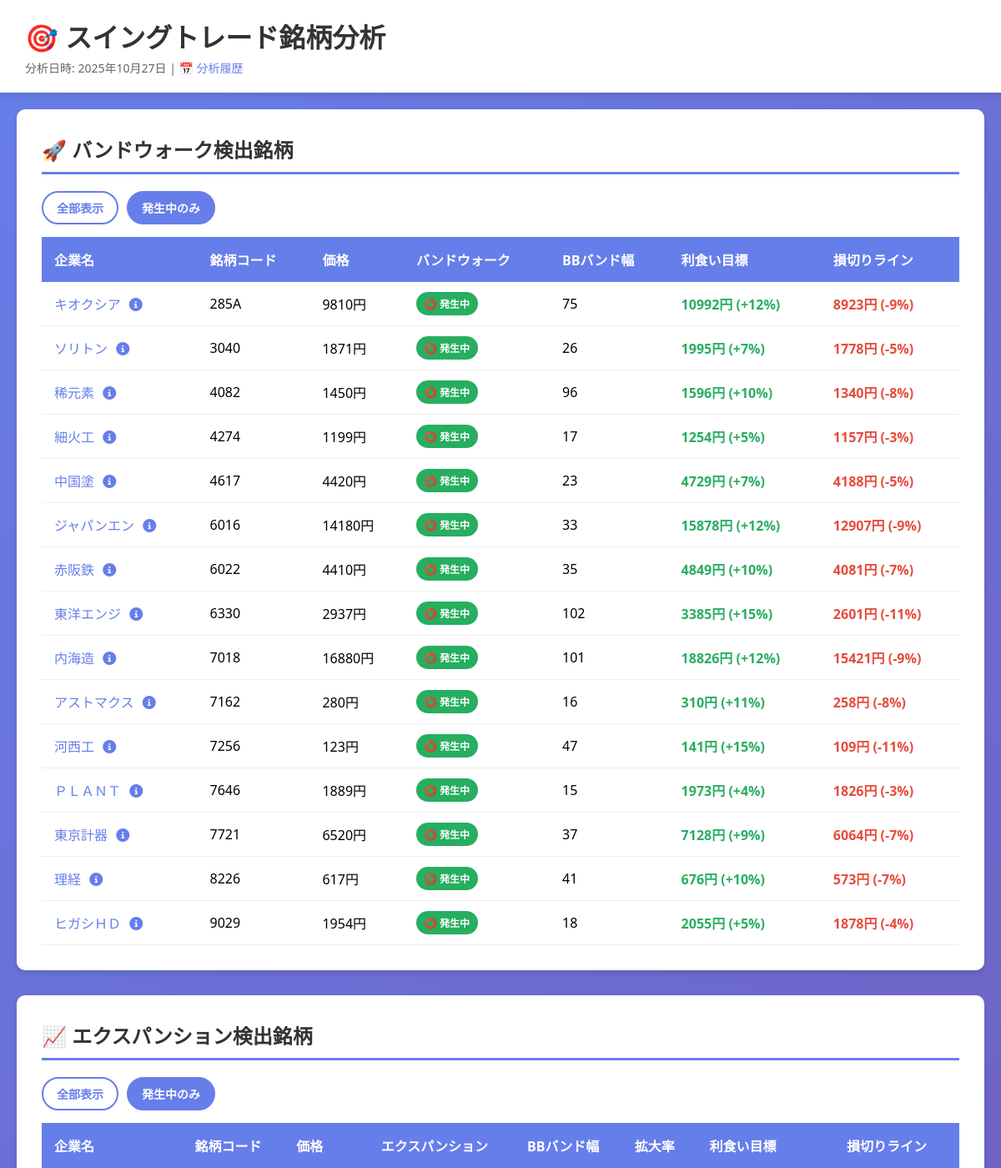
The app's page /report.php (upper part) with its own data.
### tables this page shows
CREATE TABLE bandwalk_results (
					id INTEGER PRIMARY KEY AUTOINCREMENT,
					analysis_date TEXT NOT NULL,
					code TEXT NOT NULL,
					is_bandwalk INTEGER NOT NULL,
					price REAL NOT NULL,
					bb_width REAL NOT NULL,
					profit_target REAL,
					stop_loss REAL,
					created_at TIMESTAMP DEFAULT CURRENT_TIMESTAMP,
					FOREIGN KEY (code) REFERENCES companies(code),
					UNIQUE(analysis_date, code)
				);

CREATE TABLE companies (
					code TEXT PRIMARY KEY,
					name TEXT NOT NULL
				);

### report.php (the view, shortened to what this page needs)
<?php
$db_path = __DIR__ . '/stock_analysis.db';
try {
	$pdo = new PDO('sqlite:' . $db_path);
	$pdo->setAttribute(PDO::ATTR_ERRMODE, PDO::ERRMODE_EXCEPTION);
} catch (PDOException $e) {
	die('データベース接続エラー: ' . $e->getMessage());
}
$analysis_date = isset($_GET['date']) ? $_GET['date'] : date('Y-m-d');
$stmt = $pdo->prepare('
	SELECT br.*, c.name as company_name
	FROM bandwalk_results br
	LEFT JOIN companies c ON br.code = c.code
	WHERE br.analysis_date = ?
	ORDER BY br.code
');
$stmt->execute([$analysis_date]);
$bandwalk_results = $stmt->fetchAll(PDO::FETCH_ASSOC);
$stmt = $pdo->prepare('
	SELECT er.*, c.name as company_name
	FROM expansion_results er
	LEFT JOIN companies c ON er.code = c.code
	WHERE er.analysis_date = ?
	ORDER BY er.code
');
$stmt->execute([$analysis_date]);
$expansion_results = $stmt->fetchAll(PDO::FETCH_ASSOC);
$date_obj = DateTime::createFromFormat('Y-m-d', $analysis_date);
$today = $date_obj->format('Y年m月d日');
function format_price($price) {
	return (int)round($price) . '円';
}
function format_percentage($current_price, $target_price) {
	$percentage = (($target_price - $current_price) / $current_price) * 100;
	$price_str = format_price($target_price);
	return $price_str . ' (' . sprintf('%+d', (int)round($percentage)) . '%)';
}
?>
<!DOCTYPE html>
<html lang="ja">
<head>
	<link rel="stylesheet" href="https://cdnjs.cloudflare.com/ajax/libs/font-awesome/6.5.0/css/all.min.css">
</head>
<body>
	<div class="header">
		<h1>🎯 スイングトレード銘柄分析</h1>
		<p>分析日時: <?php echo htmlspecialchars($today); ?> | <a href="index.php">📅 分析履歴</a></p>
	</div>
	<div class="content">
		<div class="container">
			<?php if (count($bandwalk_results) > 0): ?>
				<div class="section">
					<h2>🚀 バンドウォーク検出銘柄</h2>
					<div style="margin-bottom: 15px; display: flex; gap: 10px;">
						<button class="filter-btn" onclick="filterBandwalk('all', this)">全部表示</button>
						<button class="filter-btn active" onclick="filterBandwalk('active', this)">発生中のみ</button>
					</div>
					<table id="bandwalk-table">
						<thead>
							<tr>
								<th>企業名</th>
								<th>銘柄コード</th>
								<th>価格</th>
								<th>バンドウォーク</th>
								<th>BBバンド幅</th>
								<th>利食い目標</th>
								<th>損切りライン</th>
							</tr>
						</thead>
						<tbody>
							<?php foreach ($bandwalk_results as $row): ?>
								<?php $is_bandwalk = $row['is_bandwalk'] ? true : false; ?>
								<tr class="bandwalk-row" data-bandwalk="<?php echo $is_bandwalk ? 'active' : 'inactive'; ?>">
									<td>
										<a href="https://kabutan.jp/stock/chart?code=<?php echo htmlspecialchars($row['code']); ?>" target="_blank">
											<?php echo htmlspecialchars($row['company_name']); ?>
										</a>
										<a href="comp.php?code=<?php echo htmlspecialchars($row['code']); ?>" target="_blank" title="詳細を見る">
											<i class="fa-solid fa-circle-info detail-icon"></i>
										</a>
									</td>
									<td><?php echo htmlspecialchars($row['code']); ?></td>
									<td><?php echo format_price($row['price']); ?></td>
									<td><span class="badge <?php echo $is_bandwalk ? 'badge-yes' : 'badge-no'; ?>"><?php echo $is_bandwalk ? '⭕ 発生中' : '❌ なし'; ?></span></td>
									<td><?php echo (int)$row['bb_width']; ?></td>
									<td style="color: #27ae60; font-weight: bold;"><?php echo format_percentage($row['price'], $row['profit_target']); ?></td>
									<td style="color: #e74c3c; font-weight: bold;"><?php echo format_percentage($row['price'], $row['stop_loss']); ?></td>
								</tr>
							<?php endforeach; ?>
						</tbody>
					</table>
				</div>
			<?php endif; ?>
			<?php if (count($expansion_results) > 0): ?>
				<div class="section">
					<h2>📈 エクスパンション検出銘柄</h2>
					<div style="margin-bottom: 15px; display: flex; gap: 10px;">
						<button class="filter-btn" onclick="filterExpansion('all', this)">全部表示</button>
						<button class="filter-btn active" onclick="filterExpansion('active', this)">発生中のみ</button>
					</div>
					<table id="expansion-table">
						<thead>
							<tr>
								<th>企業名</th>
								<th>銘柄コード</th>
								<th>価格</th>
								<th>エクスパンション</th>
								<th>BBバンド幅</th>
								<th>拡大率</th>
								<th>利食い目標</th>
								<th>損切りライン</th>
							</tr>
						</thead>
					</table>
				</div>
			<?php endif; ?>
		</div>
	</div>
</body>
</html>

### report.php (style rules this page uses)
* { margin: 0; padding: 0; box-sizing: border-box; }
body { font-family: 'Segoe UI', Tahoma, Geneva, Verdana, sans-serif; background: linear-gradient(135deg, #667eea 0%, #764ba2 100%); min-height: 100vh; display: flex; flex-direction: column; }
.container { max-width: 1200px; margin: 0 auto; width: 100%; }
.header { background: white; padding: 20px 30px; box-shadow: 0 4px 6px rgba(0, 0, 0, 0.1); flex-shrink: 0; }
.header h1 { color: #333; margin-bottom: 5px; }
.header p { color: #666; font-size: 14px; }
.header a { color: #667eea; text-decoration: none; margin-right: 20px; }
.content { flex: 1; overflow-y: auto; padding: 20px; }
.section { background: white; padding: 30px; border-radius: 10px; margin-bottom: 30px; box-shadow: 0 4px 6px rgba(0, 0, 0, 0.1); }
.section h2 { color: #333; margin-bottom: 20px; border-bottom: 3px solid #667eea; padding-bottom: 10px; }
table { width: 100%; border-collapse: collapse; }
th { background: #667eea; color: white; padding: 15px; text-align: left; font-weight: 600; }
td { padding: 12px 15px; border-bottom: 1px solid #eee; }
table a { color: #667eea; text-decoration: none; font-weight: 500; }
.badge { display: inline-block; padding: 5px 10px; border-radius: 20px; font-size: 12px; font-weight: bold; }
.badge-yes { background: #27ae60; color: white; }
.filter-btn { padding: 8px 16px; border: 2px solid #667eea; background: white; color: #667eea; border-radius: 20px; cursor: pointer; font-weight: 600; font-size: 14px; transition: all 0.3s ease; }
.filter-btn.active { background: #667eea; color: white; }
.detail-icon { color: #667eea; margin-left: 6px; cursor: pointer; transition: color 0.3s ease; }

### records on screen
bandwalk_results: code.name "キオクシア", code "285A", price "9810円", is_bandwalk "⭕ 発生中", bb_width "75", format_percentage($row['price'], $row['profit_target']) "10992円 (+12%)", format_percentage($row['price'], $row['stop_loss']) "8923円 (-9%)"
bandwalk_results: code.name "ソリトン", code "3040", price "1871円", is_bandwalk "⭕ 発生中", bb_width "26", format_percentage($row['price'], $row['profit_target']) "1995円 (+7%)", format_percentage($row['price'], $row['stop_loss']) "1778円 (-5%)"
bandwalk_results: code.name "稀元素", code "4082", price "1450円", is_bandwalk "⭕ 発生中", bb_width "96", format_percentage($row['price'], $row['profit_target']) "1596円 (+10%)", format_percentage($row['price'], $row['stop_loss']) "1340円 (-8%)"
bandwalk_results: code.name "細火工", code "4274", price "1199円", is_bandwalk "⭕ 発生中", bb_width "17", format_percentage($row['price'], $row['profit_target']) "1254円 (+5%)", format_percentage($row['price'], $row['stop_loss']) "1157円 (-3%)"
bandwalk_results: code.name "中国塗", code "4617", price "4420円", is_bandwalk "⭕ 発生中", bb_width "23", format_percentage($row['price'], $row['profit_target']) "4729円 (+7%)", format_percentage($row['price'], $row['stop_loss']) "4188円 (-5%)"
bandwalk_results: code.name "ジャパンエン", code "6016", price "14180円", is_bandwalk "⭕ 発生中", bb_width "33", format_percentage($row['price'], $row['profit_target']) "15878円 (+12%)", format_percentage($row['price'], $row['stop_loss']) "12907円 (-9%)"
bandwalk_results: code.name "赤阪鉄", code "6022", price "4410円", is_bandwalk "⭕ 発生中", bb_width "35", format_percentage($row['price'], $row['profit_target']) "4849円 (+10%)", format_percentage($row['price'], $row['stop_loss']) "4081円 (-7%)"
bandwalk_results: code.name "東洋エンジ", code "6330", price "2937円", is_bandwalk "⭕ 発生中", bb_width "102", format_percentage($row['price'], $row['profit_target']) "3385円 (+15%)", format_percentage($row['price'], $row['stop_loss']) "2601円 (-11%)"
bandwalk_results: code.name "内海造", code "7018", price "16880円", is_bandwalk "⭕ 発生中", bb_width "101", format_percentage($row['price'], $row['profit_target']) "18826円 (+12%)", format_percentage($row['price'], $row['stop_loss']) "15421円 (-9%)"
bandwalk_results: code.name "アストマクス", code "7162", price "280円", is_bandwalk "⭕ 発生中", bb_width "16", format_percentage($row['price'], $row['profit_target']) "310円 (+11%)", format_percentage($row['price'], $row['stop_loss']) "258円 (-8%)"
bandwalk_results: code.name "河西工", code "7256", price "123円", is_bandwalk "⭕ 発生中", bb_width "47", format_percentage($row['price'], $row['profit_target']) "141円 (+15%)", format_percentage($row['price'], $row['stop_loss']) "109円 (-11%)"
bandwalk_results: code.name "ＰＬＡＮＴ", code "7646", price "1889円", is_bandwalk "⭕ 発生中", bb_width "15", format_percentage($row['price'], $row['profit_target']) "1973円 (+4%)", format_percentage($row['price'], $row['stop_loss']) "1826円 (-3%)"
bandwalk_results: code.name "東京計器", code "7721", price "6520円", is_bandwalk "⭕ 発生中", bb_width "37", format_percentage($row['price'], $row['profit_target']) "7128円 (+9%)", format_percentage($row['price'], $row['stop_loss']) "6064円 (-7%)"
bandwalk_results: code.name "理経", code "8226", price "617円", is_bandwalk "⭕ 発生中", bb_width "41", format_percentage($row['price'], $row['profit_target']) "676円 (+10%)", format_percentage($row['price'], $row['stop_loss']) "573円 (-7%)"
bandwalk_results: code.name "ヒガシＨＤ", code "9029", price "1954円", is_bandwalk "⭕ 発生中", bb_width "18", format_percentage($row['price'], $row['profit_target']) "2055円 (+5%)", format_percentage($row['price'], $row['stop_loss']) "1878円 (-4%)"

### other values on screen
$today "2025年10月27日"
